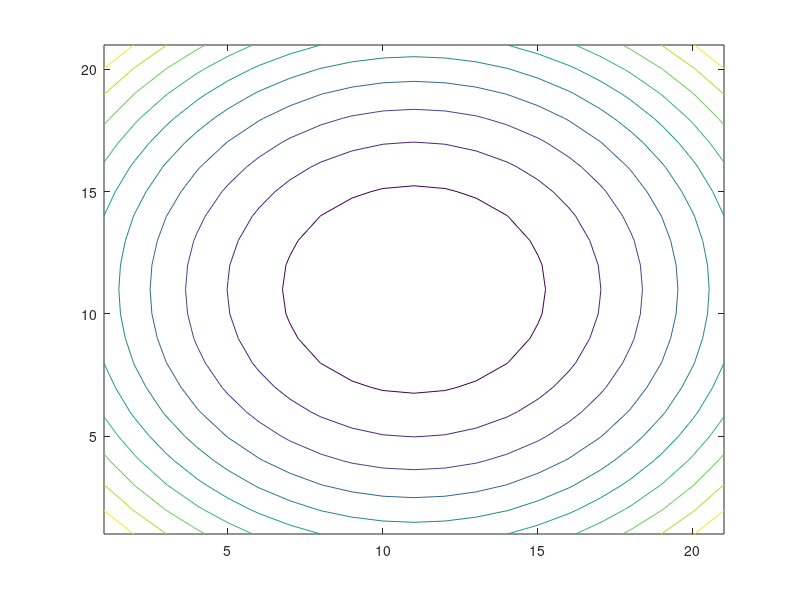

MATLAB code to generate this figure: (Note: this script raises an error after producing the figure.)
#ejercicio1
[X,Y]=meshgrid([-1:0.1:1],[-1:0.1:1]);

Z=X.^2+Y.^2

surfc(Z)

contour(Z)

# dibujemos las curvas. Para ello tengo que evaluar en la y la variable x, 
# la función que me da es

z=@(x) 2*x.^2

#le he introducido usando @ en vez de en un fichero. Le he puesto entre parentesis las variables y luego el valor que toma

# introduzco los valores sobre los que quiero que me dibuje la x
x=[-5:0.2:5]

# para dibujar z(x,x) basta con dibujar los puntos del plano (x, x, z(x,x))
# para ello hago:

plot3(x,x,g(x))

#calculando a mano el hessiano derviando se que:
H = [2 0; 0 2]

#veamos si es definido positivo o negativo en un punto

[V,D,W] = eig(H)

# En este caso es muy facil porque la matriz ya es diagonal, pero la matriz D me da el resultado de diagonalizar.
# Veo que es definida positiva con lo cual tiene un mínimo relativo lo cual coincide con lo que 
# me dice el teorema

